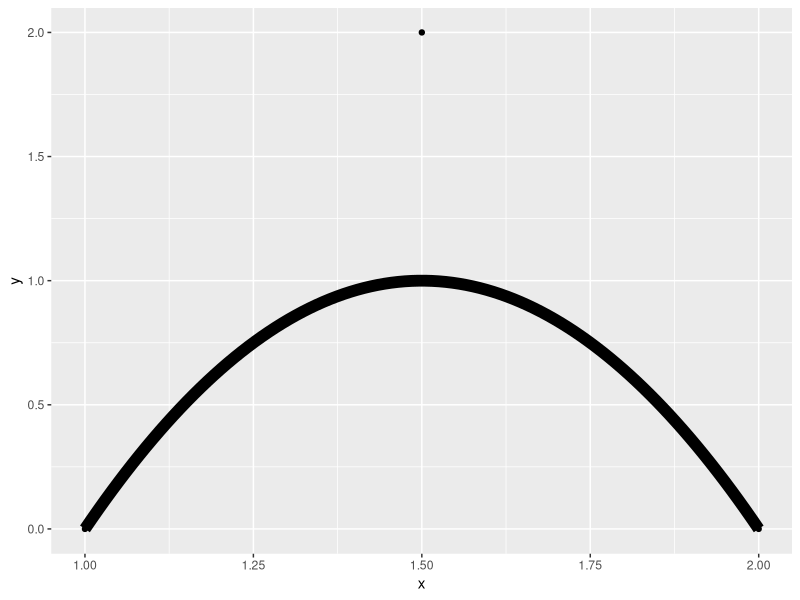

The R script that drew this image: (Note: this script raises an error after producing the figure.)
library(ggforce)
lines <- data.frame(
  x = c(1, 1.5, 2, 9, 6),
  y = c(0, 2, 0, 15, 5),
  xend = c(19, 17, 2, 9, 5),
  yend = c(10, 18, 7, 12, 1),
  width = c(1, 10, 6, 2, 3),
  colour = letters[1:5]
)

ggplot(lines[1:3, ]) + geom_bezier(aes(x=x,y=y), size=4) + geom_point(aes(x=x,y=y))

states <- c('eaten', "eaten but said you didn't", 'cat took it', 'for tonight',
            'will decompose slowly')
pie <- data.frame(
  state = factor(rep(states, 2), levels = states),
  type = rep(c('Pie', 'Donut'), each = 5),
  r0 = rep(c(0, 0.8), each = 5),
  focus=rep(c(0.2, 0, 0, 0, 0), 2),
  amount = c(4,3, 1, 1.5, 6, 6, 1, 2, 3, 2),
  stringsAsFactors = FALSE
)

pielinks <- pie
pielinks$destination <- pielinks$state
pielinks$destination[8] <- pielinks$state[2]
pielinks$destination[-8] <- NA 
pp <- subset(pielinks, type=="Donut")
pp <- rbind(pp, pp[1,])
pp$state[6] <- "cat took it"
pp$destination[6] <- "eaten"
# Look at the cakes
ggplot() + geom_arc_bar(data=pp[1:5, ],aes(x0=0, y0=0, r0=r0, r=1, amount=amount,
                            fill=state), sep=0.02,
                       stat='pie') +
  geom_bezier(data=pp, aes(x0=0, y0=0, r0=r0, r=r0, amount=amount, destinationnode=destination,
                   fill=state, sourcenode=state), size=8, sep=0.02,
                stat='link_pie') +
  coord_fixed() +
  theme_no_axes() +
  scale_fill_brewer('', type='qual')
